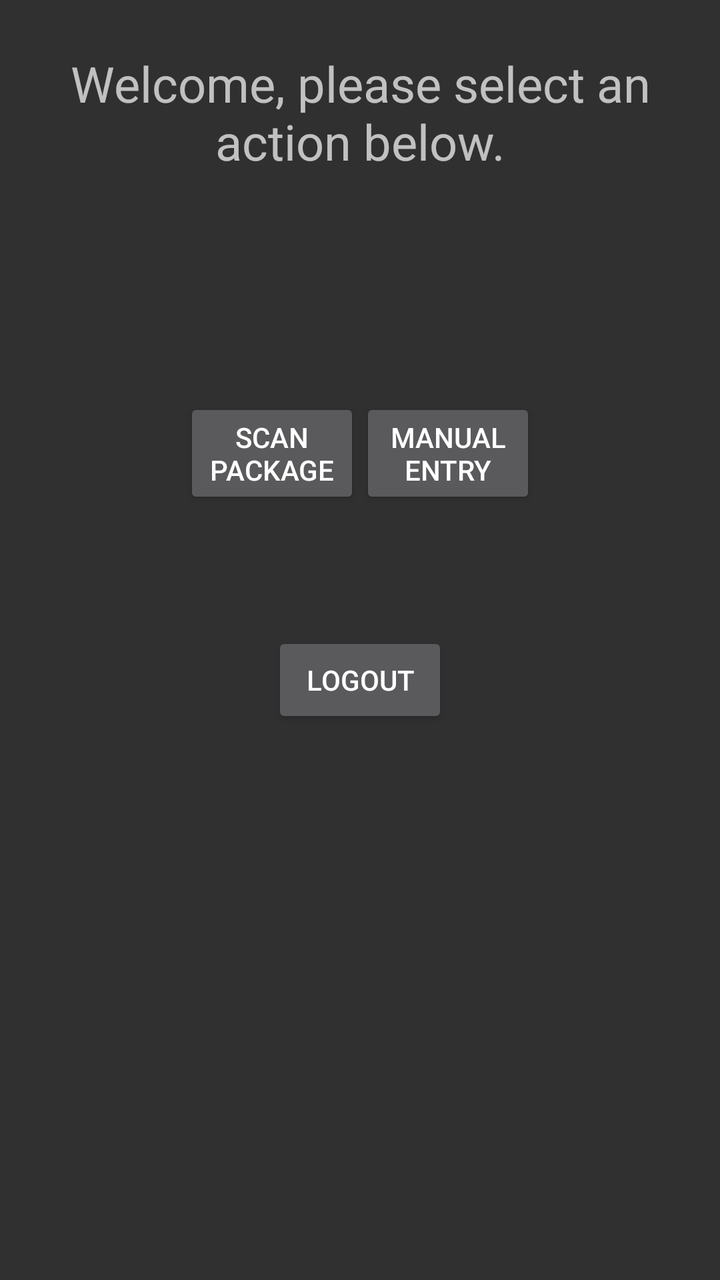
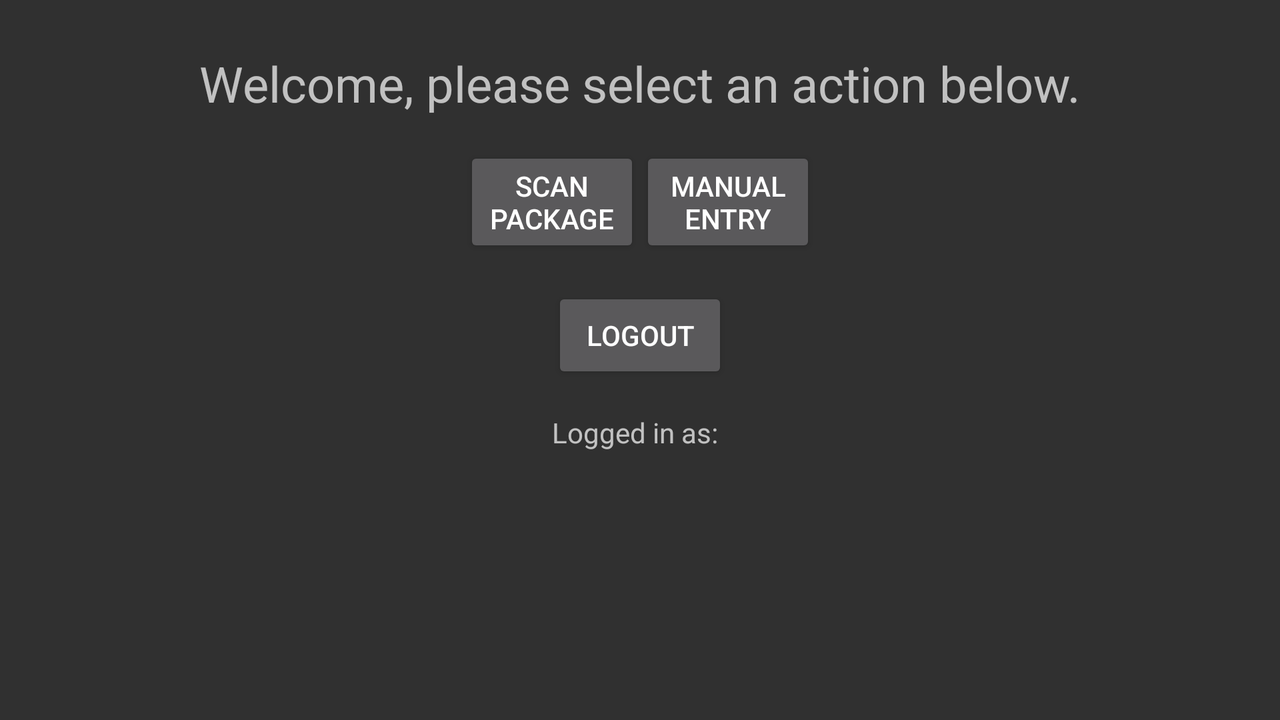

One screen, two layout resources from the same app: the default and the repository's alternative for another configuration. Each is rendered where Android would select it; the XML of both is given below.
<!-- AndroidManifest.xml: application theme Theme.AppCompat -->
<!-- res/layout/activity_userpage.xml -->
<?xml version="1.0" encoding="utf-8"?>
<RelativeLayout xmlns:android="http://schemas.android.com/apk/res/android"
    android:layout_width="match_parent"
    android:layout_height="match_parent"
    android:paddingTop="25dp"
    android:paddingLeft="10dp"
    android:paddingRight="10dp">

    <TextView
        android:id="@+id/userText"
        android:layout_width="match_parent"
        android:layout_height="wrap_content"
        android:textAlignment="center"
        android:textSize="12pt"
        android:text="@string/str_userWelcome"/>

    <LinearLayout
        android:id="@+id/blankSpace"
        android:layout_below="@id/userText"
        android:layout_width="match_parent"
        android:layout_height="50dp"
        android:orientation="horizontal">
    </LinearLayout>

    <LinearLayout
        android:id="@+id/buttonHolder"
        android:layout_width="match_parent"
        android:layout_height="wrap_content"
        android:layout_below="@id/blankSpace"
        android:orientation="horizontal"
        android:padding="30pt"
        android:gravity="center">

        <Button
            android:id="@+id/scanButton"
            android:layout_width="wrap_content"
            android:layout_height="wrap_content"
            android:text="@string/str_scanPckg"/>

        <Button
            android:id="@+id/manEntryButton"
            android:layout_width="wrap_content"
            android:layout_height="wrap_content"
            android:text="@string/str_manualScan"/>

    </LinearLayout>

    <Button
        android:id="@+id/logoutButton"
        android:layout_width="wrap_content"
        android:layout_height="wrap_content"
        android:layout_below="@id/buttonHolder"
        android:layout_centerInParent="true"
        android:text="@string/str_logout"/>


</RelativeLayout>
<!-- resources referenced by this layout -->
<resources>
  <string name="str_logout">Logout</string>
  <string name="str_manualScan">Manual\nEntry</string>
  <string name="str_scanPckg">Scan\nPackage</string>
  <string name="str_userWelcome">Welcome, please select an action below.</string>
</resources>
<!-- res/layout-land/activity_userpage.xml (the repository's variant of the layout above) -->
<!-- drawn on the phone turned sideways -->
<?xml version="1.0" encoding="utf-8"?>
<RelativeLayout xmlns:android="http://schemas.android.com/apk/res/android"
    android:layout_width="match_parent"
    android:layout_height="match_parent"
    android:paddingTop="25dp"
    android:paddingLeft="10dp"
    android:paddingRight="10dp">

    <TextView
        android:id="@+id/userText"
        android:layout_width="match_parent"
        android:layout_height="wrap_content"
        android:textAlignment="center"
        android:textSize="12pt"
        android:text="@string/str_userWelcome"/>

    <LinearLayout
        android:id="@+id/buttonHolder"
        android:layout_width="match_parent"
        android:layout_height="wrap_content"
        android:layout_below="@id/userText"
        android:orientation="horizontal"
        android:padding="15dp"
        android:gravity="center">

        <Button
            android:id="@+id/scanButton"
            android:layout_width="wrap_content"
            android:layout_height="wrap_content"
            android:text="@string/str_scanPckg"/>

        <Button
            android:id="@+id/manEntryButton"
            android:layout_width="wrap_content"
            android:layout_height="wrap_content"
            android:text="@string/str_manualScan"/>

    </LinearLayout>

    <Button
        android:id="@+id/logoutButton"
        android:layout_width="wrap_content"
        android:layout_height="wrap_content"
        android:layout_below="@id/buttonHolder"
        android:layout_centerInParent="true"
        android:text="@string/str_logout"/>

    <RelativeLayout
        android:id="@+id/logInfo"
        android:layout_width="match_parent"
        android:layout_height="wrap_content"
        android:layout_below="@+id/logoutButton"
        android:orientation="horizontal"
        android:gravity="center"
        android:paddingTop="15dp">

        <TextView
            android:id="@+id/logStatus"
            android:layout_width="wrap_content"
            android:layout_height="wrap_content"
            android:textAlignment="center"
            android:text="@string/str_userStatus"
            />

        <TextView
            android:id="@+id/userField"
            android:layout_width="wrap_content"
            android:layout_height="wrap_content"
            android:layout_toEndOf="@+id/logStatus"
            android:paddingStart="5dp"
            android:textAlignment="center"
            android:text=""/>
    </RelativeLayout>


</RelativeLayout>
<!-- resources referenced by the variant -->
<!-- as the phone turned sideways resolves them -->
<resources>
  <string name="str_logout">Logout</string>
  <string name="str_manualScan">Manual\nEntry</string>
  <string name="str_scanPckg">Scan\nPackage</string>
  <string name="str_userStatus">Logged in as: </string>
  <string name="str_userWelcome">Welcome, please select an action below.</string>
</resources>
